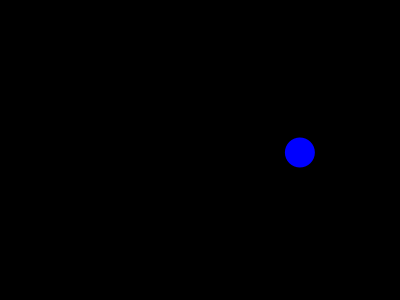
Frame 1 (no input)
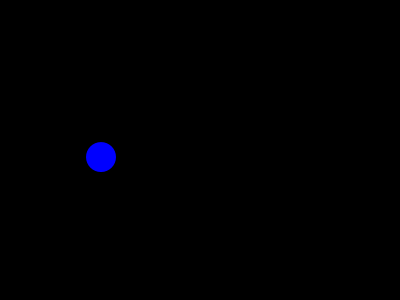
Frame 60 (the mouse pressed at the canvas centre just before this capture)
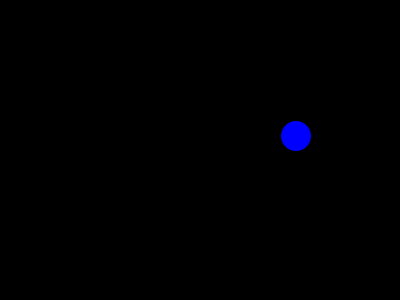
Frame 120 (the mouse held since frame 60 and released just before this capture)

The Processing sketch that drew these frames (run headless with seeded random() and noise(); from frame 60 on, the mouse is pressed at the canvas centre):

// Processing sketch: g_Trig_Rotation
// ── g_Trig_Rotation.pde
/*
SIMPLE ROTATION USING TRIG

*/

/////////////////////////// GLOBALS ////////////////////////////

/////////////////////////// SETUP ////////////////////////////

void setup() {
  size(400, 300);
  background(255);
  smooth();
  noStroke();
  
 
}

/////////////////////////// DRAW ////////////////////////////
void draw() {
    background(0);
     //TRY ADDING THESE TWO LINES. 
    //float n = noise(frameCount*0.05) * 33;
    //float x = cos(frameCount*0.05) * (100 + n) + width/2;
    
    
    float x = cos(frameCount*0.05) * 100  + width/2;
    float y = sin(frameCount*0.05) * 50 + height/2;
    
    translate(x, y);
    fill(0,0,255);
    ellipse(0,0,30,30);
    
}

/////////////////////////// FUNCTIONS ////////////////////////////
